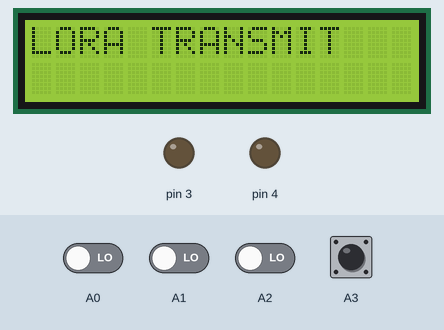
The sketch below on a simulated Arduino Uno, built with avr-gcc and run on an emulated ATmega328P. Parts: 16×2 character LCD, output pins drawn as LEDs (lit = HIGH). The inputs (shaded band) are chosen by the test bench; at power-on: A3 HIGH, A0–2 LOW. What the sketch prints to the serial monitor is not drawn.

Above: at 1.3 s.
1.4 s: A2 driven HIGH
At 1.8 s:
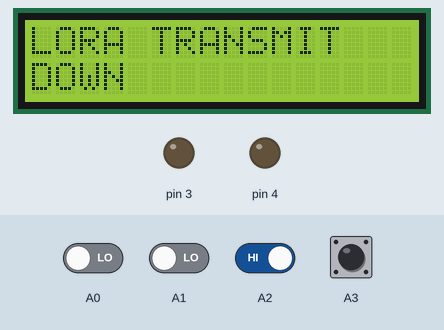
At 3.1 s:
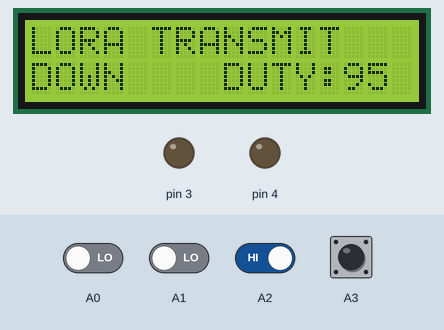
3.4 s: A1 driven HIGH
At 4.3 s:
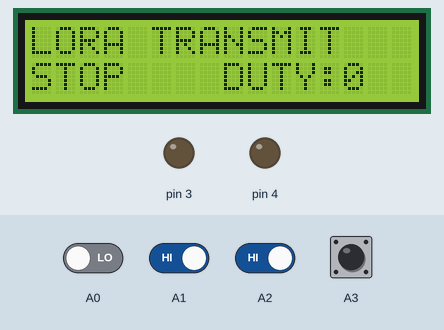
Timing chart, 0 to 6.4 s (numbered marks = the images above; inputs shaded):
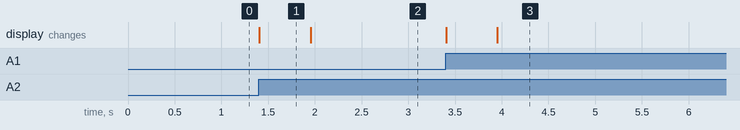

Measured:
- after the input at 1.4 s, the display: changes at once (image 1)
- after the input at 3.4 s, the display: first changes at once (image 3 shows a later state)
- what the display in image 1 shows lasts 0.6 s, from 1.4 s to 2.0 s

The sketch:

remote_lora.ino
```cpp
#include <Wire.h>
#include <LiquidCrystal_I2C.h>

LiquidCrystal_I2C lcd(0x27,16,2);
int duty=100, latch;


void setup() {
  // put your setup code here, to run once:
lcd.init();                      // initialize the lcd
lcd.init();
  // Print a message to the LCD.
lcd.backlight();
Serial.begin(9600);
pinMode(3, OUTPUT);
pinMode(4, OUTPUT);
pinMode(A3, INPUT);
pinMode(A2, INPUT);
pinMode(A1, INPUT);
pinMode(A0, INPUT);
pinMode(2, INPUT);
digitalWrite(3,0);
digitalWrite(4,0);
lcd.setCursor(0,0);
lcd.print("LORA TRANSMIT");
}

void loop() {
  // put your main code here, to run repeatedly:
 if(digitalRead(A3)==0)
 {
  while(digitalRead(A3)==0){};
  for(int i=0; i<10; i++)
  {
  Serial.println("UP");
  lcd.setCursor(0,1);
  lcd.print("UP  ");
  delay(50);
  }
  duty=duty+5;
  if(duty>255) duty=0;
  lcd.setCursor(8, 1);
  lcd.print("DUTY:");
  lcd.setCursor(13, 1);
  lcd.print("   ");
  lcd.setCursor(13, 1);
  lcd.print(duty);
 }
 if(digitalRead(A2)==0)
 {
  while(digitalRead(A2)==0){};
  for(int i=0; i<10; i++)
  {
  Serial.println("DOWN");
  lcd.setCursor(0, 1);
  lcd.print("DOWN");
  delay(50);
  }
  duty=duty-5;
  if(duty<0) duty=255;
  lcd.setCursor(8, 1);
  lcd.print("DUTY:");
  lcd.setCursor(13, 1);
  lcd.print("   ");
  lcd.setCursor(13, 1);
  lcd.print(duty);
 }
 if(digitalRead(A1)==0)
 {
  while(digitalRead(A1)==0){};
  for(int i=0; i<10; i++)
  {
  Serial.println("STOP");
  lcd.setCursor(0, 1);
  lcd.print("STOP");
  delay(50);
  }
  duty=0;
  lcd.setCursor(13, 1);
  lcd.print("   ");
  lcd.setCursor(13, 1);
  lcd.print(duty);
 }
 if(digitalRead(A0)==0)
 {
  while(digitalRead(A0)==0){};
  for(int i=0; i<10; i++)
  {
  Serial.println("ROLL");
  lcd.setCursor(0, 1);
  lcd.print("ROLL");
  delay(50);
  }
  latch=~latch;
      if(latch)
      {
        digitalWrite(5,1);
        digitalWrite(4,0);
        lcd.setCursor(5, 1);
        lcd.print("+");
      }
      else
      {
        digitalWrite(4,1);
        digitalWrite(5,0);
        lcd.setCursor(5, 1);
        lcd.print("-");
      }
 }
}
```
